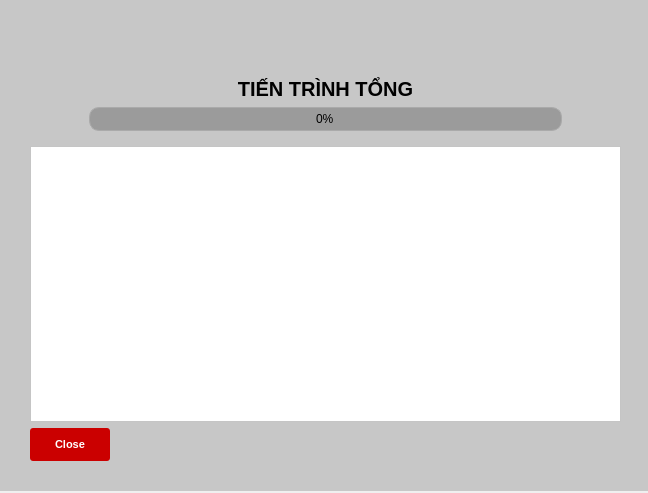
<?xml version="1.0" encoding="UTF-8"?>
<ui version="4.0">
 <class>Form</class>
 <widget class="QWidget" name="Form">
  <property name="geometry">
   <rect>
    <x>0</x>
    <y>0</y>
    <width>648</width>
    <height>493</height>
   </rect>
  </property>
  <property name="windowTitle">
   <string>Form</string>
  </property>
  <widget class="QFrame" name="gridFrame">
   <property name="geometry">
    <rect>
     <x>0</x>
     <y>0</y>
     <width>651</width>
     <height>491</height>
    </rect>
   </property>
   <property name="styleSheet">
    <string notr="true">background-color: rgb(199, 199, 199);</string>
   </property>
   <layout class="QGridLayout" name="gridLayout">
    <property name="leftMargin">
     <number>30</number>
    </property>
    <property name="topMargin">
     <number>30</number>
    </property>
    <property name="rightMargin">
     <number>30</number>
    </property>
    <property name="bottomMargin">
     <number>30</number>
    </property>
    <item row="3" column="0">
     <widget class="QPushButton" name="btnClose">
      <property name="sizePolicy">
       <sizepolicy hsizetype="Fixed" vsizetype="Fixed">
        <horstretch>0</horstretch>
        <verstretch>0</verstretch>
       </sizepolicy>
      </property>
      <property name="font">
       <font>
        <pointsize>8</pointsize>
        <weight>75</weight>
        <bold>true</bold>
       </font>
      </property>
      <property name="styleSheet">
       <string notr="true">QPushButton {
    background-color: rgb(203, 0, 0); /* Màu xanh */
    color: white;              /* Chữ màu trắng */      
    font-weight: bold;         /* In đậm */
    border-radius: 3px;        /* Bo góc */
    padding: 6px 12px;         /* Khoảng cách lề */
    border: none;              /* Không viền */
 padding: 10px 25px 10px 25px; 
}

/* Khi hover */
QPushButton:hover {
    background-color: rgb(153, 0, 0); /* Màu xanh đậm hơn */
}

/* Khi nhấn */
QPushButton:pressed {
    background-color: rgb(104, 0, 0); /* Màu xanh tối hơn khi nhấn */
}</string>
      </property>
      <property name="text">
       <string>Close</string>
      </property>
     </widget>
    </item>
    <item row="0" column="0">
     <widget class="QWidget" name="horizontalWidget" native="true">
      <property name="sizePolicy">
       <sizepolicy hsizetype="Preferred" vsizetype="Fixed">
        <horstretch>0</horstretch>
        <verstretch>0</verstretch>
       </sizepolicy>
      </property>
      <layout class="QHBoxLayout" name="horizontalLayout">
       <property name="sizeConstraint">
        <enum>QLayout::SetFixedSize</enum>
       </property>
       <item>
        <widget class="QLabel" name="label_2">
         <property name="sizePolicy">
          <sizepolicy hsizetype="Fixed" vsizetype="Fixed">
           <horstretch>0</horstretch>
           <verstretch>0</verstretch>
          </sizepolicy>
         </property>
         <property name="text">
          <string/>
         </property>
         <property name="pixmap">
          <pixmap>img/TikTok.png</pixmap>
         </property>
        </widget>
       </item>
       <item>
        <widget class="QLabel" name="label">
         <property name="sizePolicy">
          <sizepolicy hsizetype="Fixed" vsizetype="Fixed">
           <horstretch>0</horstretch>
           <verstretch>0</verstretch>
          </sizepolicy>
         </property>
         <property name="text">
          <string/>
         </property>
         <property name="pixmap">
          <pixmap>img/Douyin.png</pixmap>
         </property>
        </widget>
       </item>
      </layout>
     </widget>
    </item>
    <item row="2" column="0">
     <layout class="QVBoxLayout" name="verticalLayout" stretch="0">
      <item>
       <widget class="QTextEdit" name="txtLog">
        <property name="styleSheet">
         <string notr="true">background-color: rgb(255, 255, 255);</string>
        </property>
       </widget>
      </item>
     </layout>
    </item>
    <item row="1" column="0">
     <widget class="QWidget" name="verticalWidget_2" native="true">
      <layout class="QVBoxLayout" name="verticalLayout_2">
       <item>
        <widget class="QLabel" name="label_4">
         <property name="sizePolicy">
          <sizepolicy hsizetype="Preferred" vsizetype="Fixed">
           <horstretch>0</horstretch>
           <verstretch>0</verstretch>
          </sizepolicy>
         </property>
         <property name="font">
          <font>
           <pointsize>15</pointsize>
           <weight>75</weight>
           <bold>true</bold>
          </font>
         </property>
         <property name="text">
          <string>TIẾN TRÌNH TỔNG</string>
         </property>
         <property name="alignment">
          <set>Qt::AlignCenter</set>
         </property>
        </widget>
       </item>
       <item>
        <widget class="QProgressBar" name="pnAllsBar">
         <property name="styleSheet">
          <string notr="true"> QProgressBar {
                border: 1px solid #aaa;
                border-radius: 10px;
                background-color: rgb(155, 155, 155);
                text-align: center;
margin: 0px 50px 0px 50px
            }
            QProgressBar::chunk {
                background: qlineargradient(spread:pad, x1:0, y1:0, x2:1, y2:0, stop:0 rgba(238, 29, 82, 255), stop:1 rgba(0, 238, 255, 255));
                border-radius: 10px;
            }</string>
         </property>
         <property name="value">
          <number>0</number>
         </property>
        </widget>
       </item>
      </layout>
     </widget>
    </item>
   </layout>
  </widget>
 </widget>
 <resources/>
 <connections/>
</ui>
